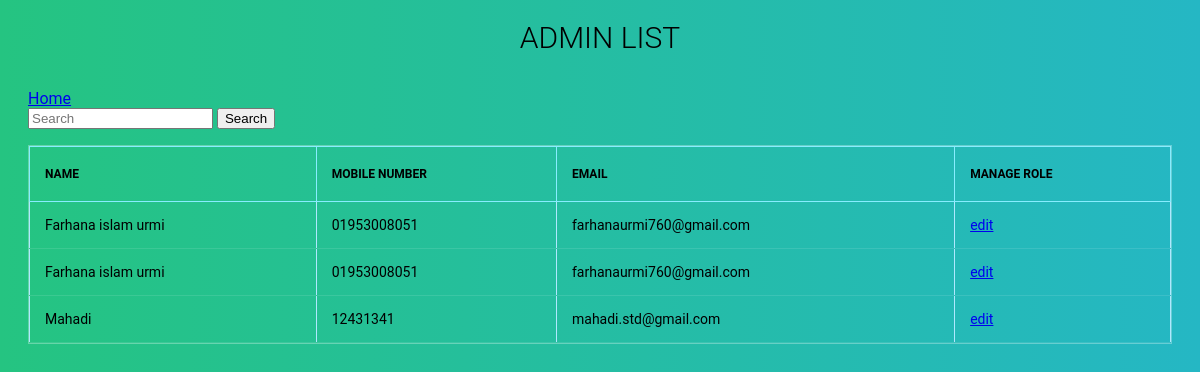
The page /users (signed in) on the database its author committed.
### app/models.py (models this page shows, shortened)
class Admin(models.Model):
    name=models.CharField(max_length=50)
    contact_no=models.CharField(max_length=25)
    email=models.EmailField(max_length=60, null=True, blank=True)
    admin = models.ForeignKey(User,on_delete=models.CASCADE)

### app/decorators.py (the view)
	def wrapper_function(request, *args, **kwargs):
		group = None
		if request.user.groups.exists():
			group = request.user.groups.all()[0].name
		if group == 'staff':
			return redirect('home')
		if group == 'manager':
			return view_func(request, *args, **kwargs)
		if group==None:
			return HttpResponse('You are not authorized to view this page')

### app/views.py (called while the page is built)
@login_required
@manager_only
def alluser(request):
    admin = Admin.objects.all()
    return render(request,'app/alluser.html',{'admin':admin})

### app/templates/app/alluser.html (shortened to what this page needs)
{% load static %}
<html lang="en">
<head>
    <link rel="stylesheet" href="{% static 'css/driver.css' %}">
</head>
<body>
    <section>
        <h1>Admin List</h1><br>
        <a href="/">Home</a>
        <form method="GET">
            <input name="q" type="text" placeholder="Search">
        <button type="submit">Search</button>
        </form>
        <div class="tbl-content">
          <table cellpadding="0" cellspacing="0" border="1">
            <div class="tbl-header">
                <thead>
                    <tr>
                      <th>Name</th>
                      <th>Mobile number</th>
                      <th>Email</th>
                      <th>Manage role</th>
                    </tr>
                  </thead>
                </div>
            <tbody>
              {% for i in admin %}
            <tr>
              <td>{{ i.name }}</td>
              <td>{{ i.contact_no }}</td>
              <td>{{ i.email }}</td>
              <td><a href="/administrator/auth/group/">edit</a></td>
            </tr>
              {% endfor %}
            </tbody>
          </table>
        </div>
      </section>
</body>
</html>

### static/css/driver.css (style rules this page uses)
h1 { font-size: 30px; color: rgb(0, 0, 0); text-transform: uppercase; font-weight: 300; text-align: center; margin-bottom: 15px; }
table { border-color: rgb(175, 232, 255); border-style: solid; width:100%; overflow-x: auto; border-collapse: collapse; }
thead { border: 1px solid rgb(135, 237, 255); }
.tbl-header { background-color: rgba(255,255,255,0.3); }
.tbl-content { height:auto; overflow-x:auto; margin-top: 0px; border: 1px solid rgba(255,255,255,0.3); }
th { padding: 20px 15px; text-align: left; font-weight: bolder; font-size: 12px; color: rgb(0, 0, 0); text-transform: uppercase; }
td { padding: 15px; text-align: left; vertical-align:middle; font-weight: normal; font-size: 14px; color: rgb(0, 0, 0); border-bottom: solid 1px rgba(255, 255, 255, 0.1); }
body { background: -webkit-linear-gradient(left, #25c481, #25b7c4); background: linear-gradient(to right, #25c481, #25b7c4); font-family: 'Roboto', sans-serif; }
section { margin: 20px; }

### rows shown on the page
Admin: name "Farhana islam urmi", contact_no "01953008051", email "farhanaurmi760@gmail.com"
Admin: name "Farhana islam urmi", contact_no "01953008051", email "farhanaurmi760@gmail.com"
Admin: name "Mahadi", contact_no "12431341", email "mahadi.std@gmail.com"
